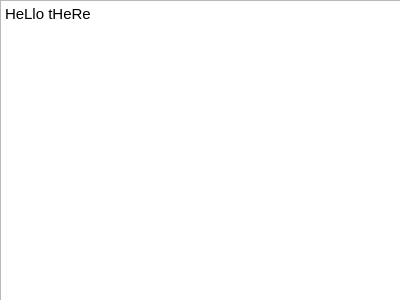
<?xml version="1.0" encoding="UTF-8"?>
<ui version="4.0">
 <class>AboutWindow</class>
 <widget class="QDialog" name="AboutWindow">
  <property name="geometry">
   <rect>
    <x>0</x>
    <y>0</y>
    <width>400</width>
    <height>300</height>
   </rect>
  </property>
  <property name="windowTitle">
   <string>Dialog</string>
  </property>
  <widget class="QTextBrowser" name="textBrowser">
   <property name="geometry">
    <rect>
     <x>0</x>
     <y>0</y>
     <width>401</width>
     <height>321</height>
    </rect>
   </property>
   <property name="html">
    <string>&lt;!DOCTYPE HTML PUBLIC &quot;-//W3C//DTD HTML 4.0//EN&quot; &quot;http://www.w3.org/TR/REC-html40/strict.dtd&quot;&gt;
&lt;html&gt;&lt;head&gt;&lt;meta name=&quot;qrichtext&quot; content=&quot;1&quot; /&gt;&lt;style type=&quot;text/css&quot;&gt;
p, li { white-space: pre-wrap; }
&lt;/style&gt;&lt;/head&gt;&lt;body style=&quot; font-family:'Ubuntu'; font-size:11pt; font-weight:400; font-style:normal;&quot;&gt;
&lt;p style=&quot; margin-top:0px; margin-bottom:0px; margin-left:0px; margin-right:0px; -qt-block-indent:0; text-indent:0px;&quot;&gt;HeLlo tHeRe&lt;/p&gt;&lt;/body&gt;&lt;/html&gt;</string>
   </property>
  </widget>
 </widget>
 <resources/>
 <connections/>
</ui>
